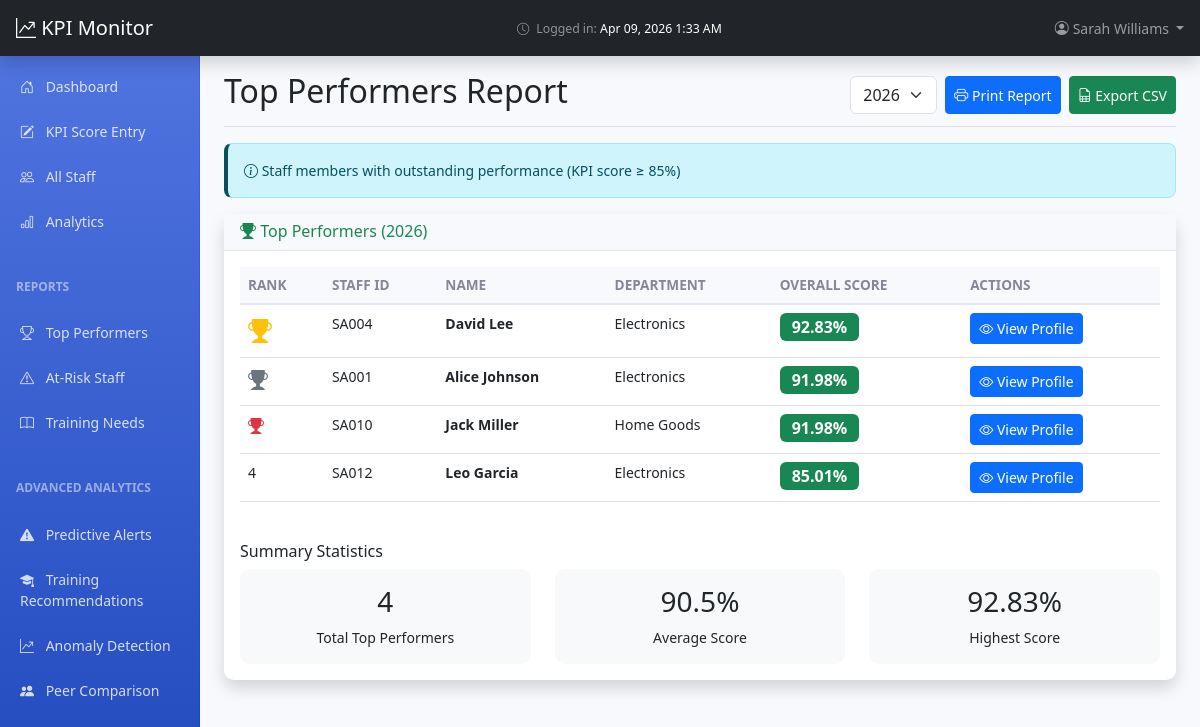
The app's page /supervisor/reports.php (signed in) with its own data.
### tables this page shows
CREATE TABLE `staff` (
  `staff_id` int(11) NOT NULL,
  `staff_code` varchar(20) NOT NULL,
  `name` varchar(100) NOT NULL,
  `email` varchar(100) DEFAULT NULL,
  `department` varchar(100) DEFAULT NULL,
  `position` varchar(100) DEFAULT 'Sales Assistant',
  `status` enum('Active','Inactive') DEFAULT 'Active',
  `hire_date` date DEFAULT NULL,
  `photo` varchar(100) DEFAULT NULL COMMENT 'Filename in assets/photos/ e.g. Alice_Johnson.jpg',
  `created_at` timestamp NOT NULL DEFAULT current_timestamp()
);

### includes/KPICalculator.php (called while the page is built, shortened)
<?php
class KPICalculator {
    private $pdo;
    public function __construct($pdo) {
        $this->pdo = $pdo;
    }
    public function calculateOverallScore($staff_id, $year) {
        $sql = "SELECT
                    km.kpi_code,
                    km.kpi_group,
                    km.weight_percentage,
                    COALESCE(ks.score, 0) as score,
                    COALESCE(ks.weighted_score, 0) as weighted_score
                FROM kpi_master km
                LEFT JOIN kpi_scores ks ON km.kpi_code = ks.kpi_code
                    AND ks.staff_id = ? AND ks.evaluation_year = ?
                ORDER BY km.display_order";
        $stmt = $this->pdo->prepare($sql);
        $stmt->execute([$staff_id, $year]);
        $kpis = $stmt->fetchAll();
        $total_weighted_score = 0;
        $has_any_data = false;
        $category_scores = [];
        foreach ($kpis as $kpi) {
            $score = (float)$kpi['score'];
            $weighted_score = (float)$kpi['weighted_score'];
            if ($score > 0) {
                $has_any_data = true;
                $total_weighted_score += $weighted_score;
            }
            $category_scores[] = [
                'kpi_code' => $kpi['kpi_code'],
                'kpi_group' => $kpi['kpi_group'],
                'category_name' => $kpi['kpi_group'],
                'score' => $score,
                'weight' => (float)$kpi['weight_percentage'],
                'weighted_score' => $weighted_score
            ];
        }
        $overall_score = $total_weighted_score * 100;
        return [
            'overall_score' => round($overall_score, 2),
            'category_scores' => $category_scores,
            'has_data' => $has_any_data
        ];
    }
    public function getTopPerformers($year, $threshold = 85) {
        $sql = "SELECT DISTINCT s.staff_id, s.name as full_name, s.staff_code as staff_number, s.department as department_name
                FROM staff s
                WHERE s.status = 'Active'";
        $stmt = $this->pdo->prepare($sql);
        $stmt->execute();
        $staff_list = $stmt->fetchAll();
        $top_performers = [];
        foreach ($staff_list as $staff) {
            $result = $this->calculateOverallScore($staff['staff_id'], $year);
            if ($result['overall_score'] >= $threshold) {
                $top_performers[] = [
                    'staff_id' => $staff['staff_id'],
                    'staff_number' => $staff['staff_number'],
                    'full_name' => $staff['full_name'],
                    'department' => $staff['department_name'],
                    'overall_score' => $result['overall_score']
                ];
            }
        }
        usort($top_performers, function($a, $b) {
            return $b['overall_score'] <=> $a['overall_score'];
        });
        return $top_performers;
    }
}
?>

### supervisor/reports.php (the view, shortened to what this page needs)
<?php
require_once '../config/database.php';
require_once '../includes/KPICalculator.php';
$pdo = getDBConnection();
$calculator = new KPICalculator($pdo);
$report_type = $_GET['type'] ?? 'top_performers';
$current_year = date('Y');
$selected_year = $_GET['year'] ?? $current_year;
$available_years = range(2026, 2021);
$report_data = [];
$report_title = '';
$report_description = '';
switch ($report_type) {
    case 'top_performers':
        $report_title = 'Top Performers Report';
        $report_description = 'Staff members with outstanding performance (KPI score ≥ 85%)';
        $report_data = $calculator->getTopPerformers($selected_year, 85);
        break;
}
?>
<!DOCTYPE html>
<html lang="en">
<head>
    <link href="https://cdn.jsdelivr.net/npm/bootstrap@5.3.0/dist/css/bootstrap.min.css" rel="stylesheet">
    <link rel="stylesheet" href="https://cdn.jsdelivr.net/npm/bootstrap-icons@1.11.0/font/bootstrap-icons.css">
    <link href="../assets/css/dashboard.css" rel="stylesheet">
</head>
<body>
    <?php include 'includes/navbar.php'; ?>
    <div class="container-fluid">
        <div class="row">
            <?php include 'includes/sidebar.php'; ?>
            <main class="col-md-9 ms-sm-auto col-lg-10 px-md-4">
                <div class="d-flex justify-content-between flex-wrap flex-md-nowrap align-items-center pt-3 pb-2 mb-3 border-bottom">
                    <h1 class="h2"><?= $report_title ?></h1>
                    <div class="btn-toolbar">
                        <div class="btn-group me-2">
                            <select class="form-select" onchange="window.location.href='?type=<?= $report_type ?>&year='+this.value">
                                <?php foreach ($available_years as $year): ?>
                                    <option value="<?= $year ?>" <?= $year == $selected_year ? 'selected' : '' ?>>
                                        <?= $year ?>
                                    </option>
                                <?php endforeach; ?>
                            </select>
                        </div>
                        <button class="btn btn-sm btn-primary" onclick="window.print()">
                            <i class="bi bi-printer"></i> Print Report
                        </button>
                        <button class="btn btn-sm btn-success ms-2" onclick="exportToCSV()">
                            <i class="bi bi-file-earmark-spreadsheet"></i> Export CSV
                        </button>
                    </div>
                </div>
                <div class="alert alert-info">
                    <i class="bi bi-info-circle"></i> <?= $report_description ?>
                </div>
                <?php if ($report_type == 'top_performers'): ?>
                    <div class="card shadow mb-4">
                        <div class="card-header">
                            <h6 class="m-0 font-weight-bold text-success">
                                <i class="bi bi-trophy-fill"></i> Top Performers (<?= $selected_year ?>)
                            </h6>
                        </div>
                        <div class="card-body">
                            <?php if (empty($report_data)): ?>
                                <p class="text-muted">No top performers found for this period.</p>
                            <?php else: ?>
                                <div class="table-responsive">
                                    <table class="table table-hover" id="reportTable">
                                        <thead>
                                            <tr>
                                                <th scope="col">Rank</th>
                                                <th scope="col">Staff ID</th>
                                                <th scope="col">Name</th>
                                                <th scope="col">Department</th>
                                                <th scope="col">Overall Score</th>
                                                <th scope="col">Actions</th>
                                            </tr>
                                        </thead>
                                        <tbody>
                                            <?php foreach ($report_data as $index => $staff): ?>
                                                <tr>
                                                    <td>
                                                        <?php if ($index == 0): ?>
                                                            <i class="bi bi-trophy-fill text-warning fs-4"></i>
                                                        <?php elseif ($index == 1): ?>
                                                            <i class="bi bi-trophy-fill text-secondary fs-5"></i>
                                                        <?php elseif ($index == 2): ?>
                                                            <i class="bi bi-trophy-fill text-danger fs-6"></i>
                                                        <?php else: ?>
                                                            <?= $index + 1 ?>
                                                        <?php endif; ?>
                                                    </td>
                                                    <td><?= htmlspecialchars($staff['staff_number']) ?></td>
                                                    <td><strong><?= htmlspecialchars($staff['full_name']) ?></strong></td>
                                                    <td><?= htmlspecialchars($staff['department']) ?></td>
                                                    <td>
                                                        <span class="badge bg-success fs-6"><?= $staff['overall_score'] ?>%</span>
                                                    </td>
                                                    <td>
                                                        <a href="staff_profile.php?id=<?= $staff['staff_id'] ?>"
                                                           class="btn btn-sm btn-primary">
                                                            <i class="bi bi-eye"></i> View Profile
                                                        </a>
                                                    </td>
                                                </tr>
                                            <?php endforeach; ?>
                                        </tbody>
                                    </table>
                                </div>
                                <div class="mt-4">
                                    <h6>Summary Statistics</h6>
                                    <div class="row">
                                        <div class="col-md-4">
                                            <div class="card bg-light">
                                                <div class="card-body text-center">
                                                    <h3><?= count($report_data) ?></h3>
                                                    <p class="mb-0">Total Top Performers</p>
                                                </div>
                                            </div>
                                        </div>
                                        <div class="col-md-4">
                                            <div class="card bg-light">
                                                <div class="card-body text-center">
                                                    <h3><?= round(array_sum(array_column($report_data, 'overall_score')) / count($report_data), 1) ?>%</h3>
                                                    <p class="mb-0">Average Score</p>
                                                </div>
                                            </div>
                                        </div>
                                        <div class="col-md-4">
                                            <div class="card bg-light">
                                                <div class="card-body text-center">
                                                    <h3><?= max(array_column($report_data, 'overall_score')) ?>%</h3>
                                                    <p class="mb-0">Highest Score</p>
                                                </div>
                                            </div>
                                        </div>
                                    </div>
                                </div>
                            <?php endif; ?>
                        </div>
                    </div>
                <?php endif; ?>
            </main>
        </div>
    </div>
</body>
</html>

### assets/css/dashboard.css (style rules this page uses)
body { font-size: .875rem; background-color: #f8f9fc; padding-top: 56px; }
.card { border: none; border-radius: 10px; }
.card-header { background-color: #f8f9fc; border-bottom: 1px solid #e3e6f0; font-weight: 600; }
.table thead th { cursor: pointer; -webkit-user-select: none ; user-select: none; background-color: #f8f9fc; border-bottom: 2px solid #e3e6f0; font-weight: 600; font-size: 0.85rem; text-transform: uppercase; color: #858796; }
.table tbody tr { transition: all 0.2s; }
.badge { padding: 6px 12px; font-weight: 600; font-size: 0.75rem; }
.alert { border-left: 4px solid; border-radius: 8px; }

### records on screen
staff: staff_code "SA004", name "David Lee", department "Electronics", overall_score "92.83"
staff: staff_code "SA001", name "Alice Johnson", department "Electronics", overall_score "91.98"
staff: staff_code "SA010", name "Jack Miller", department "Home Goods", overall_score "91.98"
staff: staff_code "SA012", name "Leo Garcia", department "Electronics", overall_score "85.01"

### other values on screen
$login_display "Apr 09, 2026 1:33 AM"
$supervisor_name "Sarah Williams"
$report_title "Top Performers Report"
$report_description "Staff members with outstanding performance (KPI score ≥ 85%)"
count($report_data) "4"
max(array_column($report_data, 'overall_score')) "92.83"
form field value "2026"
